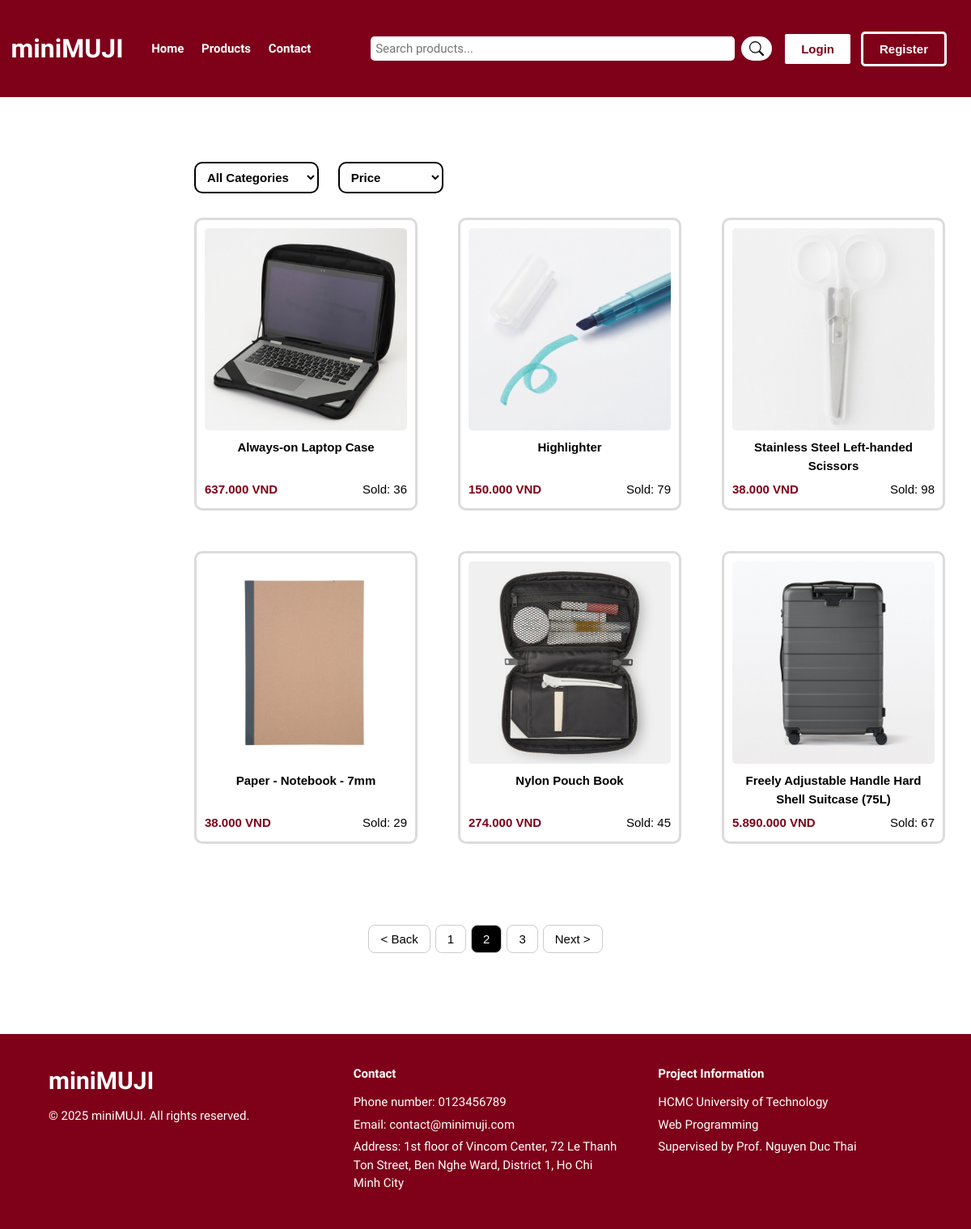
Before: /products/page/2 with the older database file.
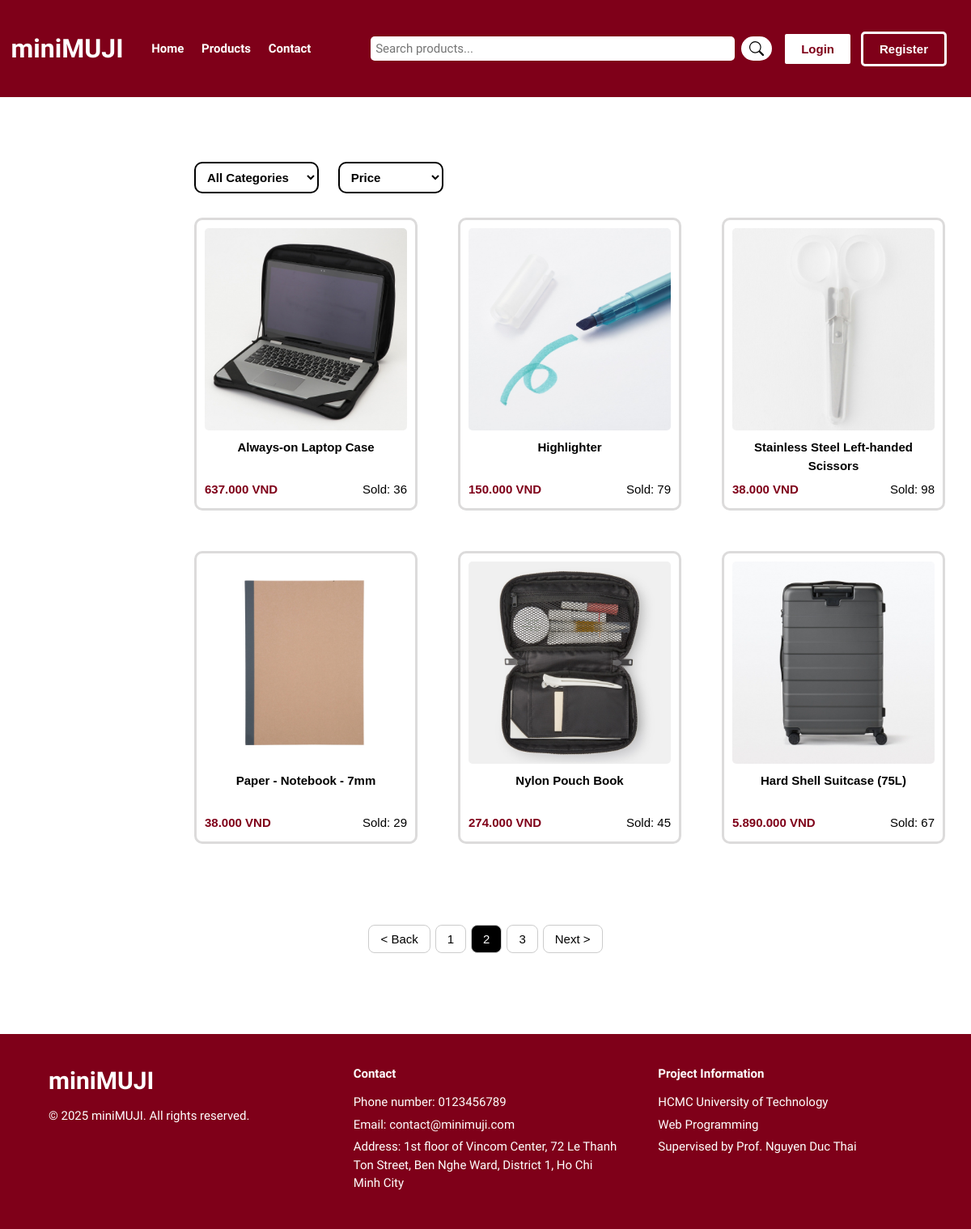
After: the same page with the newer database file.
### tables this page shows
CREATE TABLE PRODUCTS (
  id INT(11) NOT NULL AUTO_INCREMENT PRIMARY KEY,
  name VARCHAR(255) NOT NULL,
  description TEXT,
  price INT(11) NOT NULL,
  image VARCHAR(255) NOT NULL,
  category_id INT(11) NOT NULL,
  quantity INT(11) DEFAULT 0,
  sold INT(11) DEFAULT 0,
  FOREIGN KEY (category_id) REFERENCES CATEGORY(id) ON DELETE CASCADE ON UPDATE CASCADE
);

### src/views/user/products/products.php (the view, shortened to what this page needs)
<?php
include 'config.php';
$sort_price = isset($_GET['sort_price']) ? trim($_GET['sort_price']) : null;
$limit = 6;
$page = isset($_GET['pgn']) ? max(1, (int)$_GET['pgn']) : 1;
$offset = ($page - 1) * $limit;
$condition_clause = '';
switch ($sort_price) {
    default:
        $sort_clause = "ORDER BY id ASC";
        break;
}
$products = [];
$product_query = $conn->query("SELECT * FROM PRODUCTS $condition_clause $sort_clause LIMIT $limit OFFSET $offset");
if ($product_query) {
    while ($row = $product_query->fetch_assoc()) {
        $products[] = $row;
    }
}
?>
<head>
    <link rel = "stylesheet" href = "/minimuji/assets/css/style.css">
    <link rel = "stylesheet" href = "/minimuji/assets/css/products.css">
    <link rel = "stylesheet" href = "/minimuji/assets/css/pagination.css">
</head>
<body>
    <?php include 'src/components/header.php';?>
    <main>
        <section class = "container">
            <div class = "filters">
                <form method = "GET" id = "filterForm" action = "/minimuji/products">
                    <select name = "category" id = "category" onchange = "updateURL()">
                        <option value = "">All Categories</option>
                    </select>
                    <select name = "sort_price" id= "sort_price" onchange= "updateURL()">
                        <option value = "">Price</option>
                    </select>
                </form>
            </div>
            <?php if (empty($products)): ?>
                <p class="no-products">No products found</p>
            <?php else: ?>
                <div class = "product-container">
                    <?php foreach($products as $product): ?>
                        <div class = "box">
                            <button onclick="window.location.href='/minimuji/product-details/<?=$product['id']?>'">
                                <img src = "/minimuji/assets/images/products/<?=$product['image']?>" alt = "<?=$product['image']?>" class = "image">
                                <h3 class = "name"><?=$product['name']?></h3>
                                <div class = "info">
                                    <p class = "price"><?=number_format($product['price'], 0, ',', '.')?> VND</p>
                                    <p class = "sold">Sold: <?=$product['sold']?></p>
                                </div>
                            </button>
                        </div>
                    <?php endforeach ?>
                </div>
            <?php endif; ?>
        </section>
    </main>
    <?php
    include "src/components/pagination.php";
    ?>
    <?php include 'src/components/footer.php';?>
</body>

Changed rows visible on the page:
changed products: name "Freely Adjustable Handle Hard Shell Suitcase (75L)" → "Hard Shell Suitcase (75L)"
